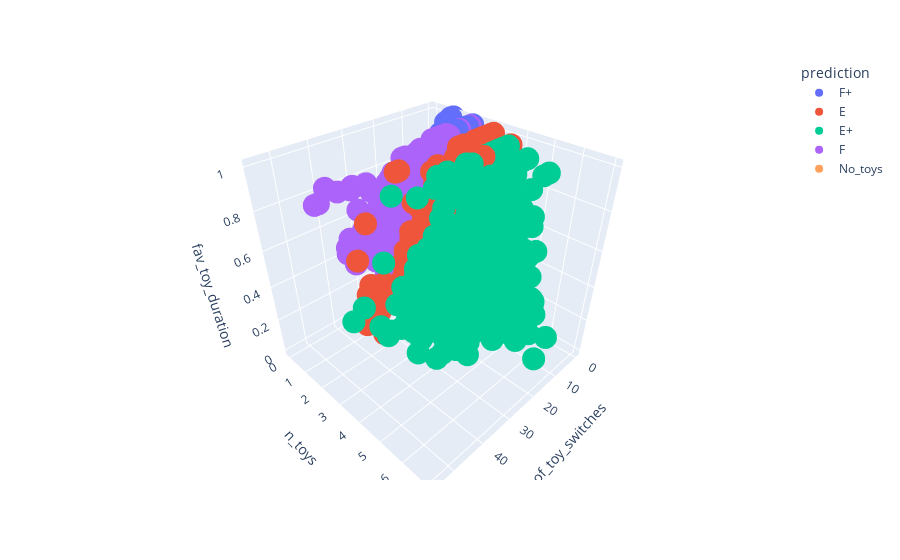

Notebook cell for this chart:
### Code cell
fig = px.scatter_3d(all_feature_df, x='n_of_toy_switches', y='n_toys', z='fav_toy_duration',
              color='prediction')
fig.show()

### Figure 1 — Plotly figure (JSON) as saved in the notebook; plotly's stock layout.template omitted (floating-point values rounded to 4 significant figures; data arrays with more than 128 entries replaced by an {"elided": "..."} marker saying what was removed)
{"data": [{"hovertemplate": "prediction=F+<br>n_of_toy_switches=%{x}<br>n_toys=%{y}<br>fav_toy_duration=%{z}<extra></extra>", "legendgroup": "F+", "marker": {"color": "#636efa", "symbol": "circle"}, "mode": "markers", "name": "F+", "scene": "scene", "showlegend": true, "type": "scatter3d", "x": {"elided": "440 int values"}, "y": {"elided": "440 int values"}, "z": {"elided": "440 float values"}}, {"hovertemplate": "prediction=E<br>n_of_toy_switches=%{x}<br>n_toys=%{y}<br>fav_toy_duration=%{z}<extra></extra>", "legendgroup": "E", "marker": {"color": "#EF553B", "symbol": "circle"}, "mode": "markers", "name": "E", "scene": "scene", "showlegend": true, "type": "scatter3d", "x": {"elided": "671 int values"}, "y": {"elided": "671 int values"}, "z": {"elided": "671 float values"}}, {"hovertemplate": "prediction=E+<br>n_of_toy_switches=%{x}<br>n_toys=%{y}<br>fav_toy_duration=%{z}<extra></extra>", "legendgroup": "E+", "marker": {"color": "#00cc96", "symbol": "circle"}, "mode": "markers", "name": "E+", "scene": "scene", "showlegend": true, "type": "scatter3d", "x": {"elided": "685 int values"}, "y": {"elided": "685 int values"}, "z": {"elided": "685 float values"}}, {"hovertemplate": "prediction=F<br>n_of_toy_switches=%{x}<br>n_toys=%{y}<br>fav_toy_duration=%{z}<extra></extra>", "legendgroup": "F", "marker": {"color": "#ab63fa", "symbol": "circle"}, "mode": "markers", "name": "F", "scene": "scene", "showlegend": true, "type": "scatter3d", "x": {"elided": "511 int values"}, "y": {"elided": "511 int values"}, "z": {"elided": "511 float values"}}, {"hovertemplate": "prediction=No_toys<br>n_of_toy_switches=%{x}<br>n_toys=%{y}<br>fav_toy_duration=%{z}<extra></extra>", "legendgroup": "No_toys", "marker": {"color": "#FFA15A", "symbol": "circle"}, "mode": "markers", "name": "No_toys", "scene": "scene", "showlegend": true, "type": "scatter3d", "x": [1, 1, 0, 1, 1, 0, 0, 0, 1, 0, 1, 0, 1, 0, 0, 0, 0, 0, 0, 0, 0, 0, 0, 0, 0, 0, 0, 0, 0, 0, 1, 0, 0, 0, 0, 0, 0, 0, 0, 1, 0, 0, 0, 0, 0, 0, 0, 0, 0, 0, 0, 0, 0, 0, 0, 0, 0, 0, 1, 1, 0, 0, 1, 1, 0, 0, 1, 0, 1, 0, 0, 0, 0, 0, 1, 0, 0, 1, 0, 0, 0, 1, 0, 1, 0, 0, 0, 0, 0, 0, 0, 0, 1, 1, 0, 0, 0, 0, 0, 0, 0, 0, 0, 0, 0, 1, 0, 1, 0, 0, 0, 0, 0, 1, 1, 1], "y": [0, 0, 0, 0, 0, 0, 0, 0, 0, 0, 0, 0, 0, 0, 0, 0, 0, 0, 0, 0, 0, 0, 0, 0, 0, 0, 0, 0, 0, 0, 0, 0, 0, 0, 0, 0, 0, 0, 0, 0, 0, 0, 0, 0, 0, 0, 0, 0, 0, 0, 0, 0, 0, 0, 0, 0, 0, 0, 0, 0, 0, 0, 0, 0, 0, 0, 0, 0, 0, 0, 0, 0, 0, 0, 0, 0, 0, 0, 0, 0, 0, 0, 0, 0, 0, 0, 0, 0, 0, 0, 0, 0, 0, 0, 0, 0, 0, 0, 0, 0, 0, 0, 0, 0, 0, 0, 0, 0, 0, 0, 0, 0, 0, 0, 0, 0], "z": [0, 0, 0, 0, 0, 0, 0, 0, 0, 0, 0, 0, 0, 0, 0, 0, 0, 0, 0, 0, 0, 0, 0, 0, 0, 0, 0, 0, 0, 0, 0, 0, 0, 0, 0, 0, 0, 0, 0, 0, 0, 0, 0, 0, 0, 0, 0, 0, 0, 0, 0, 0, 0, 0, 0, 0, 0, 0, 0, 0, 0, 0, 0, 0, 0, 0, 0, 0, 0, 0, 0, 0, 0, 0, 0, 0, 0, 0, 0, 0, 0, 0, 0, 0, 0, 0, 0, 0, 0, 0, 0, 0, 0, 0, 0, 0, 0, 0, 0, 0, 0, 0, 0, 0, 0, 0, 0, 0, 0, 0, 0, 0, 0, 0, 0, 0]}], "layout": {"legend": {"title": {"text": "prediction"}, "tracegroupgap": 0}, "margin": {"t": 60}, "scene": {"domain": {"x": [0, 1], "y": [0, 1]}, "xaxis": {"title": {"text": "n_of_toy_switches"}}, "yaxis": {"title": {"text": "n_toys"}}, "zaxis": {"title": {"text": "fav_toy_duration"}}}}}
